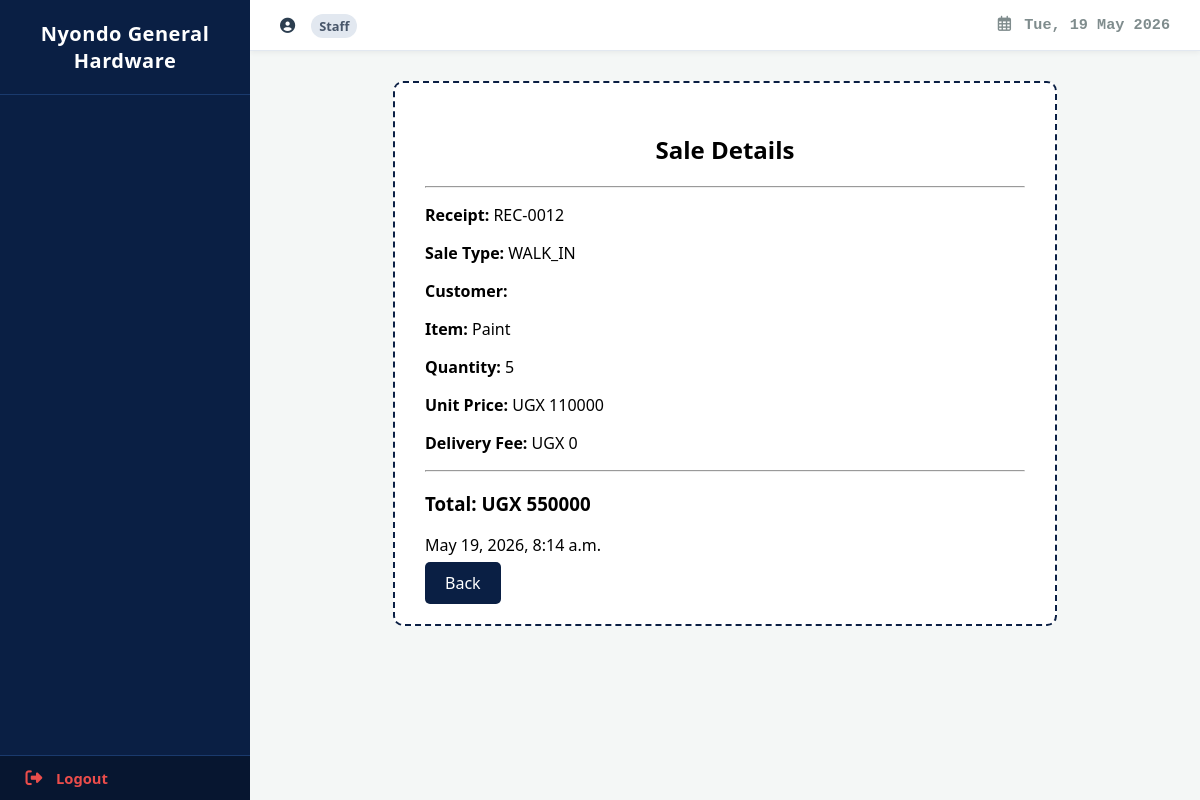
Screenshot of /sale/12/ with the database file from the repository.
### web/models.py (models this page shows, shortened)
class Sale(models.Model):
    SALE_TYPES = (
        ('WALK_IN', 'Walk-In'),
        ('WHOLESALE', 'Wholesale'),
        ('SCHEME', 'Scheme Pickup'),
    )
    sale_type = models.CharField(max_length=20, choices=SALE_TYPES, default='WALK_IN')
    item = models.ForeignKey(StockItem, on_delete=models.CASCADE)
    quantity = models.PositiveIntegerField()
    total_price = models.DecimalField(max_digits=12, decimal_places=0)
    customer_name = models.CharField(max_length=100, default="Walk-in")
    member_nin = models.CharField(max_length=14, validators=[ugandan_nin_rule], blank=True, null=True)
    delivery_fee = models.DecimalField(max_digits=10, decimal_places=0, default=0)
    date_sold = models.DateTimeField(auto_now_add=True)
    distance = models.FloatField(default=0.0)
    user = models.ForeignKey(settings.AUTH_USER_MODEL, on_delete=models.SET_NULL, null=True, blank=True)

class StockItem(models.Model):
    name = models.CharField(max_length=100)
    category = models.ForeignKey(Category, on_delete=models.CASCADE)
    unit = models.CharField(max_length=20) # e.g., Bags, Pieces, Bundles
    quantity = models.IntegerField(default=0)
    unit_cost = models.DecimalField(max_digits=12, decimal_places=0)
    selling_price = models.DecimalField(max_digits=12, decimal_places=0)
    reorder_level = models.IntegerField(default=5)
    specifications = models.TextField(blank=True, null=True)
    supplier = models.ForeignKey(Supplier, on_delete=models.CASCADE, related_name="items")

### web/views.py (the view)
# urls.py: path('sale/<int:sale_id>/', views.sale_detail, name='sale_detail'),
def sale_detail(request, sale_id):
    sale = get_object_or_404(Sale, id=sale_id)
    return render(request, 'sale_detail.html', {
        'sale': sale
    })

### web/templates/sale_detail.html
{% extends "base.html" %}
{% block content %}
<div style="
    max-width:600px;
    margin:auto;
    background:white;
    padding:30px;
    border:2px dashed #0a1f44;
    border-radius:10px;
">
    <h2 style="text-align:center;">Sale Details</h2>
    <hr>
    <p><strong>Receipt:</strong> REC-00{{ sale.id }}</p>
    <p><strong>Sale Type:</strong> {{ sale.sale_type }}</p>
    <p><strong>Customer:</strong> {{ sale.customer_name }}</p>
    <p><strong>Item:</strong> {{ sale.item.name }}</p>
    <p><strong>Quantity:</strong> {{ sale.quantity }}</p>
    <p><strong>Unit Price:</strong> UGX {{ sale.item.selling_price }}</p>
    <p><strong>Delivery Fee:</strong> UGX {{ sale.delivery_fee }}</p>
    <hr>
    <h3>Total: UGX {{ sale.total_price }}</h3>
    <p>{{ sale.date_sold }}</p>
    <a href="{% url 'sales_today' %}"
       style="
           background:#0a1f44;
           color:white;
           padding:10px 20px;
           text-decoration:none;
           border-radius:5px;
       ">
       Back
    </a>
</div>
{% endblock %}

### web/templates/base.html (style rules this page uses)
body { font-family: "Segoe UI", Arial, sans-serif; margin: 0; background: #f4f7f6; display: flex; }

### rows the page displays
Sale: id "12", sale_type "WALK_IN", item.name "Paint", quantity "5", item.selling_price "110000", delivery_fee "0", total_price "550000", date_sold "May 19, 2026, 8:14 a.m."

### other values shown
{{ user.role|default:"Staff" }} "Staff"
